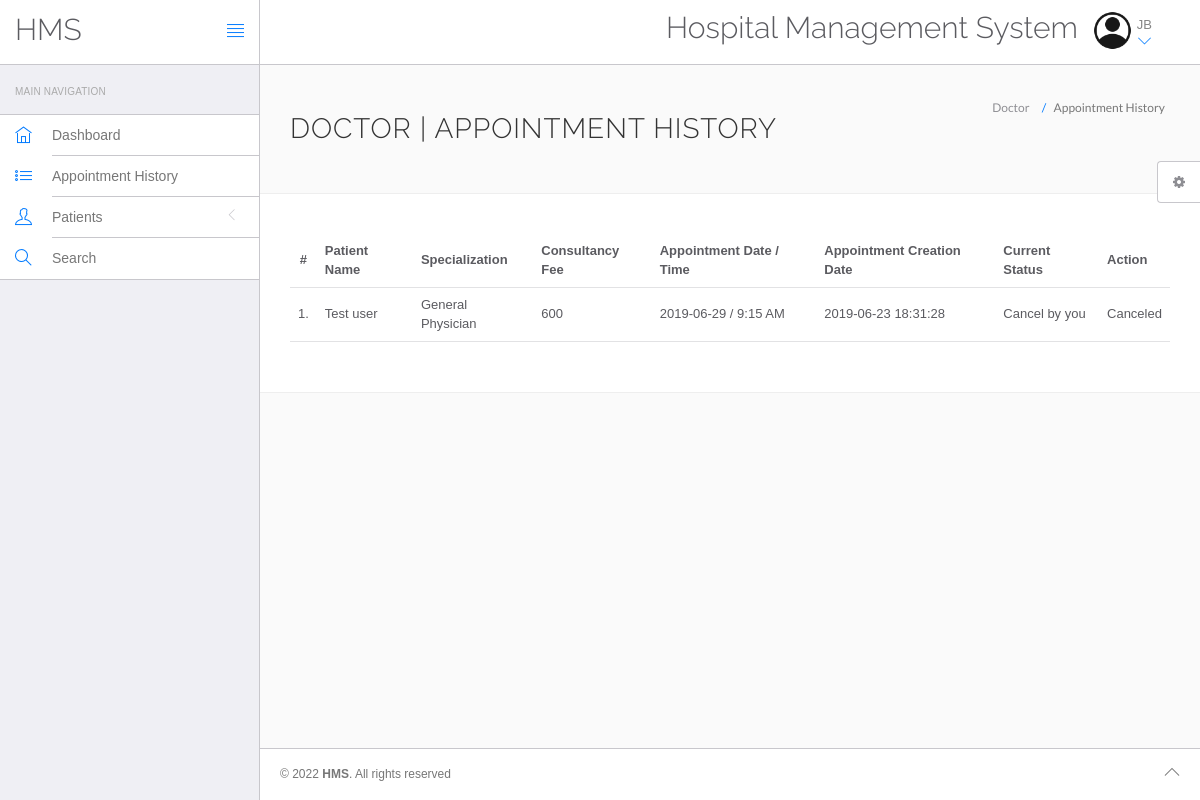
The page /clinic/hms/doctor/appointment-history.php (signed in) on the database its author committed.
### tables this page shows
CREATE TABLE `doctors` (
  `id` int(11) NOT NULL,
  `specilization` varchar(255) DEFAULT NULL,
  `doctorName` varchar(255) DEFAULT NULL,
  `address` longtext DEFAULT NULL,
  `docFees` varchar(255) DEFAULT NULL,
  `contactno` bigint(11) DEFAULT NULL,
  `docEmail` varchar(255) DEFAULT NULL,
  `password` varchar(255) DEFAULT NULL,
  `creationDate` timestamp NULL DEFAULT current_timestamp(),
  `updationDate` timestamp NULL DEFAULT NULL ON UPDATE current_timestamp()
);

CREATE TABLE `appointment` (
  `id` int(11) NOT NULL,
  `doctorSpecialization` varchar(255) DEFAULT NULL,
  `doctorId` int(11) DEFAULT NULL,
  `userId` int(11) DEFAULT NULL,
  `consultancyFees` int(11) DEFAULT NULL,
  `appointmentDate` varchar(255) DEFAULT NULL,
  `appointmentTime` varchar(255) DEFAULT NULL,
  `postingDate` timestamp NULL DEFAULT current_timestamp(),
  `userStatus` int(11) DEFAULT NULL,
  `doctorStatus` int(11) DEFAULT NULL,
  `updationDate` timestamp NULL DEFAULT NULL ON UPDATE current_timestamp()
);

CREATE TABLE `users` (
  `id` int(11) NOT NULL,
  `fullName` varchar(255) DEFAULT NULL,
  `address` longtext DEFAULT NULL,
  `city` varchar(255) DEFAULT NULL,
  `gender` varchar(255) DEFAULT NULL,
  `email` varchar(255) DEFAULT NULL,
  `password` varchar(255) DEFAULT NULL,
  `regDate` timestamp NULL DEFAULT current_timestamp(),
  `updationDate` timestamp NULL DEFAULT NULL ON UPDATE current_timestamp()
);

### clinic/hms/doctor/appointment-history.php (the view, shortened to what this page needs)
<?php
include('include/config.php');
?>
<!DOCTYPE html>
<html lang="en">
	<head>
		<link rel="stylesheet" href="vendor/bootstrap/css/bootstrap.min.css">
		<link rel="stylesheet" href="vendor/fontawesome/css/font-awesome.min.css">
		<link rel="stylesheet" href="vendor/themify-icons/themify-icons.min.css">
		<link href="vendor/animate.css/animate.min.css" rel="stylesheet" media="screen">
		<link href="vendor/perfect-scrollbar/perfect-scrollbar.min.css" rel="stylesheet" media="screen">
		<link href="vendor/switchery/switchery.min.css" rel="stylesheet" media="screen">
		<link href="vendor/bootstrap-touchspin/jquery.bootstrap-touchspin.min.css" rel="stylesheet" media="screen">
		<link href="vendor/select2/select2.min.css" rel="stylesheet" media="screen">
		<link href="vendor/bootstrap-datepicker/bootstrap-datepicker3.standalone.min.css" rel="stylesheet" media="screen">
		<link href="vendor/bootstrap-timepicker/bootstrap-timepicker.min.css" rel="stylesheet" media="screen">
		<link rel="stylesheet" href="assets/css/styles.css">
		<link rel="stylesheet" href="assets/css/plugins.css">
		<link rel="stylesheet" href="assets/css/themes/theme-1.css" id="skin_color" />
	</head>
	<body>
		<div id="app">
<?php include('include/sidebar.php');?>
			<div class="app-content">
					<?php include('include/header.php');?>
				<div class="main-content" >
					<div class="wrap-content container" id="container">
						<section id="page-title">
							<div class="row">
								<div class="col-sm-8">
									<h1 class="mainTitle">Doctor  | Appointment History</h1>
																	</div>
								<ol class="breadcrumb">
									<li>
										<span>Doctor </span>
									</li>
									<li class="active">
										<span>Appointment History</span>
									</li>
								</ol>
							</div>
						</section>
						<div class="container-fluid container-fullw bg-white">
									<div class="row">
								<div class="col-md-12">
									<table class="table table-hover" id="sample-table-1">
										<thead>
											<tr>
												<th class="center">#</th>
												<th class="hidden-xs">Patient  Name</th>
												<th>Specialization</th>
												<th>Consultancy Fee</th>
												<th>Appointment Date / Time </th>
												<th>Appointment Creation Date  </th>
												<th>Current Status</th>
												<th>Action</th>
											</tr>
										</thead>
										<tbody>
<?php
$sql=mysqli_query($con,"select users.fullName as fname,appointment.*  from appointment join users on users.id=appointment.userId where appointment.doctorId='".$_SESSION['id']."'");
$cnt=1;
while($row=mysqli_fetch_array($sql))
{
?>
											<tr>
												<td class="center"><?php echo $cnt;?>.</td>
												<td class="hidden-xs"><?php echo $row['fname'];?></td>
												<td><?php echo $row['doctorSpecialization'];?></td>
												<td><?php echo $row['consultancyFees'];?></td>
												<td><?php echo $row['appointmentDate'];?> / <?php echo
												 $row['appointmentTime'];?>
												</td>
												<td><?php echo $row['postingDate'];?></td>
												<td>
<?php if(($row['userStatus']==1) && ($row['doctorStatus']==1))
if(($row['userStatus']==1) && ($row['doctorStatus']==0))
{
	echo "Cancel by you";
}
												?></td>
												<td >
												<div class="visible-md visible-lg hidden-sm hidden-xs">
							<?php if(($row['userStatus']==1) && ($row['doctorStatus']==1))
{ ?>
	<a href="appointment-history.php?id=<?php echo $row['id']?>&cancel=update" onClick="return confirm('Are you sure you want to cancel this appointment ?')"class="btn btn-transparent btn-xs tooltips" title="Cancel Appointment" tooltip-placement="top" tooltip="Remove">Cancel</a>
	<?php } else {
		echo "Canceled";
		} ?>
												</div>
												</td>
											</tr>
											<?php
$cnt=$cnt+1;
											 }?>
										</tbody>
									</table>
								</div>
							</div>
								</div>
					</div>
				</div>
			</div>
	<?php include('include/footer.php');?>
	<?php include('include/setting.php');?>
		</div>
	</body>
</html>

### clinic/hms/doctor/include/header.php (shortened to what this page needs)
<header class="navbar navbar-default navbar-static-top">
					<div class="navbar-header">
						<a class="navbar-brand" href="#">
							<h2 style="padding-top:20% ">HMS</h2>
						</a>
						<a href="#" class="sidebar-toggler pull-right visible-md visible-lg" data-toggle-class="app-sidebar-closed" data-toggle-target="#app">
							<i class="ti-align-justify"></i>
						</a>
					</div>
					<div class="navbar-collapse collapse">
						<ul class="nav navbar-right">
								<li  style="padding-top:2% ">
								<h2>Hospital Management System</h2>
							</li>
							<li class="dropdown current-user">
								<a href class="dropdown-toggle" data-toggle="dropdown">
									<img src="../assets/images/account.png" > <span class="username">
									<?php $query=mysqli_query($con,"select doctorName from doctors where id='".$_SESSION['id']."'");
while($row=mysqli_fetch_array($query))
{
	echo $row['doctorName'];
}
									?> <i class="ti-angle-down"></i></i></span>
								</a>
							</li>
						</ul>
					</div>
				</header>

### clinic/hms/doctor/assets/css/themes/theme-1.css (style rules this page uses)
body { background: #FAFAFA; }
header .navbar-header { background: #ffffff !important; border-right-color: #c8c7cc !important; border-bottom-color: #c8c7cc !important; }
header .navbar-header .sidebar-toggler, header .navbar-header .sidebar-mobile-toggler { color: #007aff !important; }
header .navbar-header .navbar-brand { color: #777 !important; }
header .navbar-collapse { background: #ffffff !important; border-bottom-color: #c8c7cc !important; box-shadow: none !important; }
header .navbar-collapse .navbar-right > li > a { color: #777; }
header .navbar-collapse .navbar-right > li > a i { color: #007aff !important; }

### rows shown on the page
doctors: doctorName "JB"
appointment: userId.fullName "Test user", doctorSpecialization "General Physician", consultancyFees "600", appointmentDate "2019-06-29", appointmentTime "9:15 AM", postingDate "2019-06-23 18:31:28", userStatus "Cancel by you"
